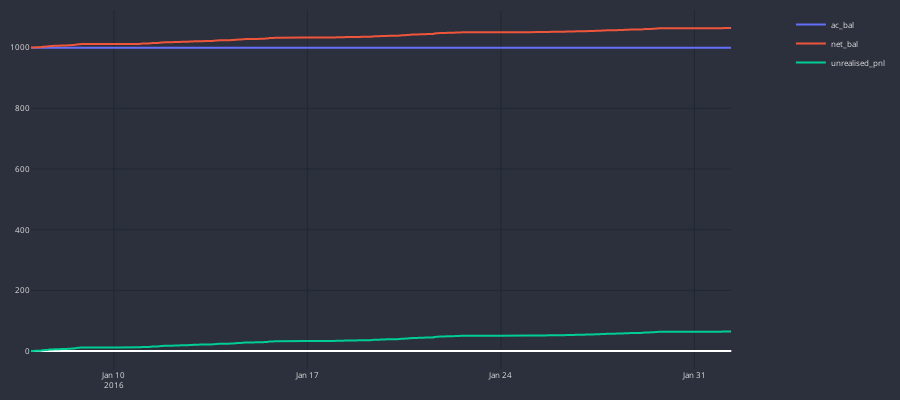

Notebook cell for this chart:
### Code cell
cp = CandlePlot(results, candles=False)
cp.show_plot(line_traces=['ac_bal', 'net_bal', 'unrealised_pnl'])

### Figure 1 — Plotly figure (JSON) as saved in the notebook; plotly's stock layout.template omitted (floating-point values rounded to 4 significant figures; data arrays with more than 128 entries replaced by an {"elided": "..."} marker saying what was removed)
{"data": [{"line": {"shape": "spline", "width": 2}, "name": "ac_bal", "type": "scatter", "x": {"elided": "416 str values"}, "xaxis": "x", "y": {"elided": "416 int values"}, "yaxis": "y"}, {"line": {"shape": "spline", "width": 2}, "name": "net_bal", "type": "scatter", "x": {"elided": "416 str values"}, "xaxis": "x", "y": {"elided": "416 float values"}, "yaxis": "y"}, {"line": {"shape": "spline", "width": 2}, "name": "unrealised_pnl", "type": "scatter", "x": {"elided": "416 str values"}, "xaxis": "x", "y": {"elided": "416 float values"}, "yaxis": "y"}], "layout": {"font": {"color": "#e1e1e1", "size": 8}, "height": 400, "margin": {"b": 10, "l": 10, "r": 10, "t": 10}, "paper_bgcolor": "#2c303c", "plot_bgcolor": "#2c303c", "width": 900, "xaxis": {"anchor": "y", "domain": [0, 0.94], "gridcolor": "#1f292f", "nticks": 5, "rangeslider": {"visible": false}}, "yaxis": {"anchor": "x", "domain": [0, 1], "gridcolor": "#1f292f"}, "yaxis2": {"anchor": "x", "gridcolor": "#1f292f", "overlaying": "y", "side": "right"}}}
